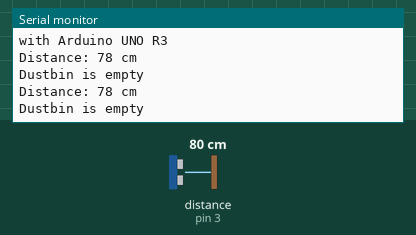
Recording of a sketch running on a simulated Arduino Uno, built with avr-gcc and run on an emulated ATmega328P. Shown: the last lines printed to the serial monitor. Wiring (inferred from the names in the program): ultrasonic range finder: trigger pin 4; echo pin 3. The inputs (shaded band) are chosen by the test bench; at power-on: distance to the obstacle (sensor on pin 3) 80 cm. The echo pulse lasts 58.3 µs per cm; no radio packets arrive unless stated.

Above: at 1.8 s.
1.9 s: distance to the obstacle (sensor on pin 3) set to 2 cm
At 2.8 s:
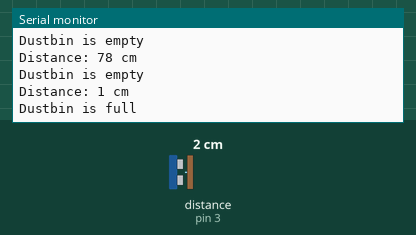
4.5 s: distance to the obstacle (sensor on pin 3) set to 4 cm
At 5.8 s:
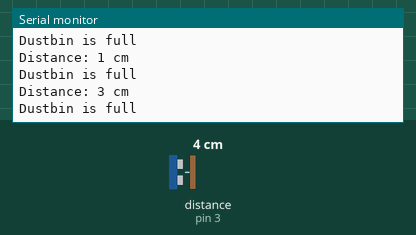
6.0 s: distance to the obstacle (sensor on pin 3) set to 120 cm
At 6.9 s:
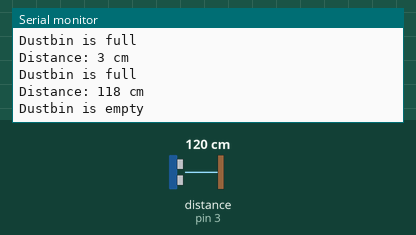
Timing chart, 0 to 9.0 s (numbered marks = the images above; inputs shaded):
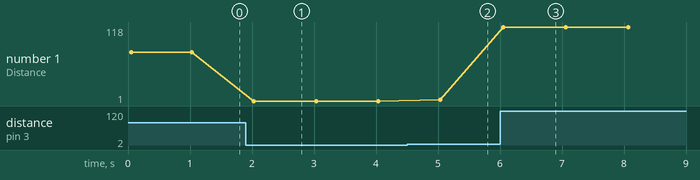

Measured:
- after the input at 1.9 s, the serial monitor: prints a new line after 0.13 s (image 1)
- after the input at 4.5 s, the serial monitor: prints a new line after 0.54 s (image 2)
- after the input at 6.0 s, the serial monitor: prints a new line after 0.05 s (image 3)
- plotted number 1: 78 → 1 after the input at 1.9 s, 1 → 3 after the input at 4.5 s, 3 → 118 after the input at 6.0 s

The sketch:

garbage.ino
```cpp
/*
  Arduino Wireless Communication Tutorial
      Example 1 - Transmitter Code

  by Dejan Nedelkovski, www.HowToMechatronics.com

  Library: TMRh20/RF24, https://github.com/tmrh20/RF24/
*/
#define echoPin 3 // attach pin D2 Arduino to pin Echo of HC-SR04
#define trigPin 4 //attach pin D3 Arduino to pin Trig of HC-SR04

// defines variables
long duration; // variable for the duration of sound wave travel
int distance; // variable for the distance measurement

#include <SPI.h>
#include <nRF24L01.h>
#include <RF24.h>

RF24 radio(7, 8); // CE, CSN

const byte address[6] = "00001";

void setup() {
  pinMode(trigPin, OUTPUT); // Sets the trigPin as an OUTPUT
  pinMode(echoPin, INPUT); // Sets the echoPin as an INPUT
  Serial.begin(9600); // // Serial Communication is starting with 9600 of baudrate speed
  Serial.println("Ultrasonic Sensor HC-SR04 Test"); // print some text in Serial Monitor
  Serial.println("with Arduino UNO R3");
  radio.begin();
  radio.openWritingPipe(address);
  radio.setPALevel(RF24_PA_MIN);
  radio.stopListening();
}

void loop() {
  //const char text[] = "Hello World";
  //radio.write(&text, sizeof(text));
  //delay(1000);
  // Clears the trigPin condition
  digitalWrite(trigPin, LOW);
  delayMicroseconds(2);
  // Sets the trigPin HIGH (ACTIVE) for 10 microseconds
  digitalWrite(trigPin, HIGH);
  delayMicroseconds(10);
  digitalWrite(trigPin, LOW);
  // Reads the echoPin, returns the sound wave travel time in microseconds
  duration = pulseIn(echoPin, HIGH);
  // Calculating the distance
  distance = duration * 0.034 / 2; // Speed of sound wave divided by 2 (go and back)
  // Displays the distance on the Serial Monitor
  Serial.print("Distance: ");
  Serial.print(distance);
  Serial.println(" cm");

  if(distance <= 10)
  {
      const char text[] = "Dustbin is full";
      radio.write(&text, sizeof(text));
      Serial.println(text);
      delay(1000);
  }
  else
  {
      const char text[] = "Dustbin is empty";
      radio.write(&text, sizeof(text));
      Serial.println(text);
      delay(1000);
  }
}
```
